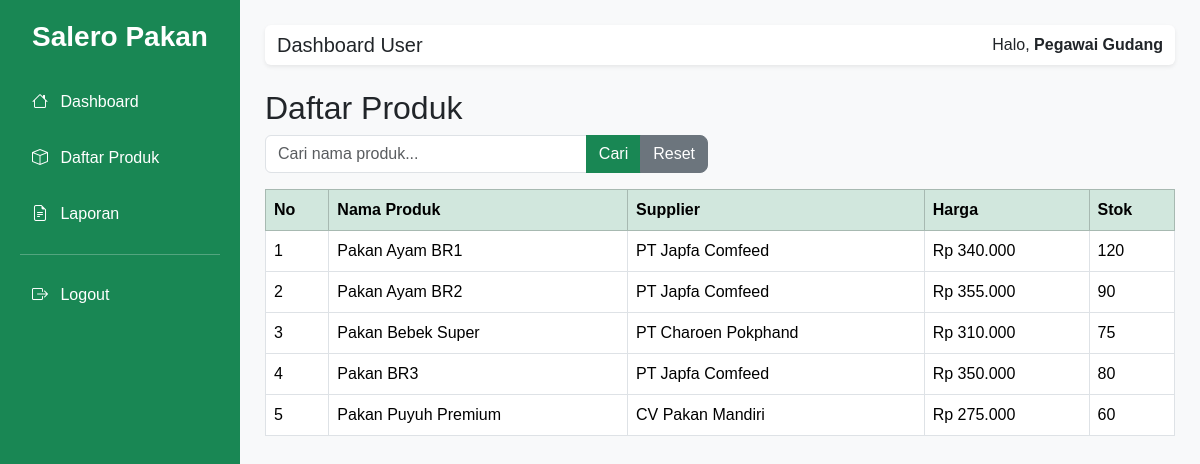
The page /user/produk.php (signed in) on the database its author committed.
### tables this page shows
CREATE TABLE `produk` (
  `id_produk` int NOT NULL,
  `nama_produk` varchar(100) NOT NULL,
  `id_supplier` int NOT NULL,
  `harga` decimal(12,2) NOT NULL,
  `stok` int NOT NULL
);

CREATE TABLE `supplier` (
  `id_supplier` int NOT NULL,
  `nama_supplier` varchar(100) NOT NULL,
  `alamat` text NOT NULL,
  `telepon` varchar(20) NOT NULL
);

### user/produk.php (the view, shortened to what this page needs)
<?php
include "layout/header.php";
include "layout/sidebar.php";
$cari = "";
$query = mysqli_query($conn,"
SELECT produk.*, supplier.nama_supplier
FROM produk
JOIN supplier
ON produk.id_supplier = supplier.id_supplier
ORDER BY produk.nama_produk ASC
");
?>
<h2>Daftar Produk</h2>
<div class="row mb-3">
    <div class="col-md-6">
            <form method="GET">
            <div class="input-group">
            <input
            type="text"
            name="cari"
            class="form-control"
            placeholder="Cari nama produk..."
            value="<?= $cari ?>">
            <button class="btn btn-success">
            Cari
            </button>
            <a href="index.php" class="btn btn-secondary">
            Reset
            </a>
            </div>
            </form>
    </div>
</div>
<table class="table table-bordered table-hover">
<thead class="table-success">
<tr>
<th>No</th>
<th>Nama Produk</th>
<th>Supplier</th>
<th>Harga</th>
<th>Stok</th>
</tr>
</thead>
<tbody>
<?php
$no = 1;
while($row = mysqli_fetch_assoc($query)){
?>
<tr>
<td><?= $no++; ?></td>
<td><?= $row['nama_produk']; ?></td>
<td><?= $row['nama_supplier']; ?></td>
<td>Rp <?= number_format($row['harga'],0,',','.'); ?></td>
<td><?= $row['stok']; ?></td>
</tr>
<?php
}
?>
</tbody>
</table>
<?php
include "layout/footer.php";
?>

### assets/style.css (style rules this page uses)
body { font-family: Arial, Helvetica, sans-serif; }
.table { background:white; }
.table th { vertical-align:middle; }
.table td { vertical-align:middle; }
.btn { border-radius:8px; }

### rows shown on the page
produk: nama_produk "Pakan Ayam BR1", id_supplier.nama_supplier "PT Japfa Comfeed", harga "340.000", stok "120"
produk: nama_produk "Pakan Ayam BR2", id_supplier.nama_supplier "PT Japfa Comfeed", harga "355.000", stok "90"
produk: nama_produk "Pakan Bebek Super", id_supplier.nama_supplier "PT Charoen Pokphand", harga "310.000", stok "75"
produk: nama_produk "Pakan BR3", id_supplier.nama_supplier "PT Japfa Comfeed", harga "350.000", stok "80"
produk: nama_produk "Pakan Puyuh Premium", id_supplier.nama_supplier "CV Pakan Mandiri", harga "275.000", stok "60"

### other values the page prints
$_SESSION['nama'] "Pegawai Gudang"
